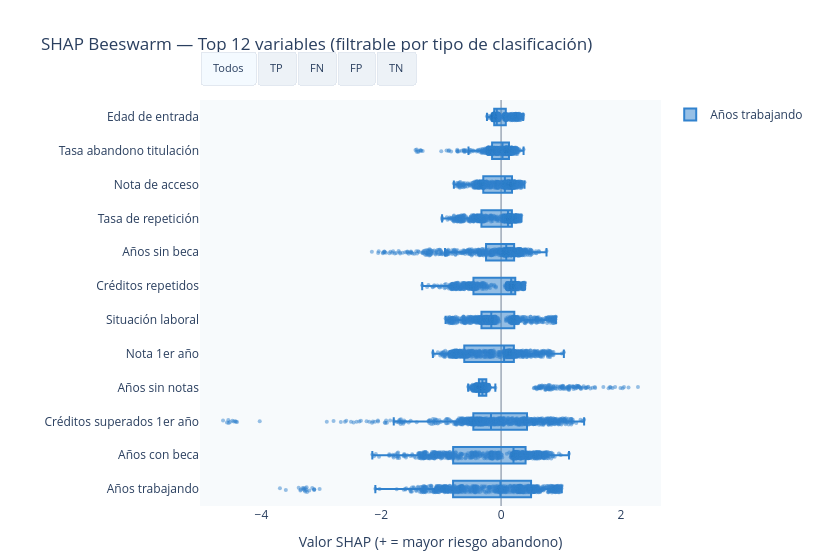

This figure's notebook cell:
### Code cell
# ============================================================
# CELDA 5: GRÁFICO 2 — BEESWARM FILTRABLE POR TIPO
# Cada punto = un alumno. Eje X = valor SHAP.
# Botones para filtrar por TP / FN / FP / TN / Todos.
# Muestra de 800 obs para no saturar el HTML.
# ============================================================
imp_media  = np.abs(shap_matrix).mean(axis=0)
top12_idx  = np.argsort(imp_media)[::-1][:12]
top12_names = [nombre_legible(feature_names[i]) for i in top12_idx]

np.random.seed(42)
sample_idx  = np.random.choice(len(X_test), min(800, len(X_test)), replace=False)

tipos_orden  = ['Todos', 'TP', 'FN', 'FP', 'TN']
colores_tipo = {'TP':'#27ae60','FN':'#e74c3c','FP':'#e67e22','TN':'#95a5a6','Todos':'#3182ce'}

traces = []
for tipo in tipos_orden:
    mask = np.ones(len(sample_idx), dtype=bool) if tipo == 'Todos' else tipo_cls[sample_idx] == tipo
    si   = sample_idx[mask]
    for j, fi in enumerate(top12_idx):
        fname = nombre_legible(feature_names[fi])
        sv    = shap_matrix[si, fi]
        traces.append(go.Box(
            x=sv, name=fname,
            orientation='h',
            marker=dict(color=colores_tipo[tipo], opacity=0.5, size=4),
            boxpoints='all', jitter=0.4, pointpos=0,
            visible=(tipo == 'Todos'),
            legendgroup=tipo,
            showlegend=(j==0),
            hovertemplate=f'<b>{fname}</b><br>SHAP: %{{x:.4f}}<extra>{tipo}</extra>',
        ))

n_feat  = len(top12_idx)
n_tipos = len(tipos_orden)
buttons = []
for ti, tipo in enumerate(tipos_orden):
    vis = [False] * (n_feat * n_tipos)
    for j in range(n_feat):
        vis[ti * n_feat + j] = True
    n_tipo = (tipo_cls==tipo).sum() if tipo != 'Todos' else len(tipo_cls)
    buttons.append(dict(
        label=tipo, method='update',
        args=[{'visible': vis},
              {'title': f'SHAP Beeswarm — {tipo} ({n_tipo} alumnos)'}]
    ))

fig_bee = go.Figure(data=traces)
fig_bee.update_layout(
    title='SHAP Beeswarm — Top 12 variables (filtrable por tipo de clasificación)',
    xaxis=dict(title='Valor SHAP (+ = mayor riesgo abandono)',
               zeroline=True, zerolinecolor='#718096', zerolinewidth=1),
    height=560, width=820,
    plot_bgcolor='#f7fafc', paper_bgcolor='white',
    updatemenus=[dict(
        type='buttons', direction='right',
        x=0.0, y=1.12, xanchor='left',
        buttons=buttons,
        bgcolor='#edf2f7', bordercolor='#e2e8f0',
        font=dict(size=11),
    )],
    margin=dict(l=200, r=40, t=100, b=40),
)
fig_bee.show()
print('✅ Beeswarm filtrable generado.')

### Figure 1 — Plotly figure (JSON) as saved in the notebook; plotly's stock layout.template omitted (floating-point values rounded to 4 significant figures; data arrays with more than 128 entries replaced by an {"elided": "..."} marker saying what was removed)
{"data": [{"boxpoints": "all", "hovertemplate": "<b>Años trabajando</b><br>SHAP: %{x:.4f}<extra>Todos</extra>", "jitter": 0.4, "legendgroup": "Todos", "marker": {"color": "#3182ce", "opacity": 0.5, "size": 4}, "name": "Años trabajando", "orientation": "h", "pointpos": 0, "showlegend": true, "type": "box", "visible": true, "x": {"elided": "800 float values"}}, {"boxpoints": "all", "hovertemplate": "<b>Años con beca</b><br>SHAP: %{x:.4f}<extra>Todos</extra>", "jitter": 0.4, "legendgroup": "Todos", "marker": {"color": "#3182ce", "opacity": 0.5, "size": 4}, "name": "Años con beca", "orientation": "h", "pointpos": 0, "showlegend": false, "type": "box", "visible": true, "x": {"elided": "800 float values"}}, {"boxpoints": "all", "hovertemplate": "<b>Créditos superados 1er año</b><br>SHAP: %{x:.4f}<extra>Todos</extra>", "jitter": 0.4, "legendgroup": "Todos", "marker": {"color": "#3182ce", "opacity": 0.5, "size": 4}, "name": "Créditos superados 1er año", "orientation": "h", "pointpos": 0, "showlegend": false, "type": "box", "visible": true, "x": {"elided": "800 float values"}}, {"boxpoints": "all", "hovertemplate": "<b>Años sin notas</b><br>SHAP: %{x:.4f}<extra>Todos</extra>", "jitter": 0.4, "legendgroup": "Todos", "marker": {"color": "#3182ce", "opacity": 0.5, "size": 4}, "name": "Años sin notas", "orientation": "h", "pointpos": 0, "showlegend": false, "type": "box", "visible": true, "x": {"elided": "800 float values"}}, {"boxpoints": "all", "hovertemplate": "<b>Nota 1er año</b><br>SHAP: %{x:.4f}<extra>Todos</extra>", "jitter": 0.4, "legendgroup": "Todos", "marker": {"color": "#3182ce", "opacity": 0.5, "size": 4}, "name": "Nota 1er año", "orientation": "h", "pointpos": 0, "showlegend": false, "type": "box", "visible": true, "x": {"elided": "800 float values"}}, {"boxpoints": "all", "hovertemplate": "<b>Situación laboral</b><br>SHAP: %{x:.4f}<extra>Todos</extra>", "jitter": 0.4, "legendgroup": "Todos", "marker": {"color": "#3182ce", "opacity": 0.5, "size": 4}, "name": "Situación laboral", "orientation": "h", "pointpos": 0, "showlegend": false, "type": "box", "visible": true, "x": {"elided": "800 float values"}}, {"boxpoints": "all", "hovertemplate": "<b>Créditos repetidos</b><br>SHAP: %{x:.4f}<extra>Todos</extra>", "jitter": 0.4, "legendgroup": "Todos", "marker": {"color": "#3182ce", "opacity": 0.5, "size": 4}, "name": "Créditos repetidos", "orientation": "h", "pointpos": 0, "showlegend": false, "type": "box", "visible": true, "x": {"elided": "800 float values"}}, {"boxpoints": "all", "hovertemplate": "<b>Años sin beca</b><br>SHAP: %{x:.4f}<extra>Todos</extra>", "jitter": 0.4, "legendgroup": "Todos", "marker": {"color": "#3182ce", "opacity": 0.5, "size": 4}, "name": "Años sin beca", "orientation": "h", "pointpos": 0, "showlegend": false, "type": "box", "visible": true, "x": {"elided": "800 float values"}}, {"boxpoints": "all", "hovertemplate": "<b>Tasa de repetición</b><br>SHAP: %{x:.4f}<extra>Todos</extra>", "jitter": 0.4, "legendgroup": "Todos", "marker": {"color": "#3182ce", "opacity": 0.5, "size": 4}, "name": "Tasa de repetición", "orientation": "h", "pointpos": 0, "showlegend": false, "type": "box", "visible": true, "x": {"elided": "800 float values"}}, {"boxpoints": "all", "hovertemplate": "<b>Nota de acceso</b><br>SHAP: %{x:.4f}<extra>Todos</extra>", "jitter": 0.4, "legendgroup": "Todos", "marker": {"color": "#3182ce", "opacity": 0.5, "size": 4}, "name": "Nota de acceso", "orientation": "h", "pointpos": 0, "showlegend": false, "type": "box", "visible": true, "x": {"elided": "800 float values"}}, {"boxpoints": "all", "hovertemplate": "<b>Tasa abandono titulación</b><br>SHAP: %{x:.4f}<extra>Todos</extra>", "jitter": 0.4, "legendgroup": "Todos", "marker": {"color": "#3182ce", "opacity": 0.5, "size": 4}, "name": "Tasa abandono titulación", "orientation": "h", "pointpos": 0, "showlegend": false, "type": "box", "visible": true, "x": {"elided": "800 float values"}}, {"boxpoints": "all", "hovertemplate": "<b>Edad de entrada</b><br>SHAP: %{x:.4f}<extra>Todos</extra>", "jitter": 0.4, "legendgroup": "Todos", "marker": {"color": "#3182ce", "opacity": 0.5, "size": 4}, "name": "Edad de entrada", "orientation": "h", "pointpos": 0, "showlegend": false, "type": "box", "visible": true, "x": {"elided": "800 float values"}}, {"boxpoints": "all", "hovertemplate": "<b>Años trabajando</b><br>SHAP: %{x:.4f}<extra>TP</extra>", "jitter": 0.4, "legendgroup": "TP", "marker": {"color": "#27ae60", "opacity": 0.5, "size": 4}, "name": "Años trabajando", "orientation": "h", "pointpos": 0, "showlegend": true, "type": "box", "visible": false, "x": {"elided": "200 float values"}}, {"boxpoints": "all", "hovertemplate": "<b>Años con beca</b><br>SHAP: %{x:.4f}<extra>TP</extra>", "jitter": 0.4, "legendgroup": "TP", "marker": {"color": "#27ae60", "opacity": 0.5, "size": 4}, "name": "Años con beca", "orientation": "h", "pointpos": 0, "showlegend": false, "type": "box", "visible": false, "x": {"elided": "200 float values"}}, {"boxpoints": "all", "hovertemplate": "<b>Créditos superados 1er año</b><br>SHAP: %{x:.4f}<extra>TP</extra>", "jitter": 0.4, "legendgroup": "TP", "marker": {"color": "#27ae60", "opacity": 0.5, "size": 4}, "name": "Créditos superados 1er año", "orientation": "h", "pointpos": 0, "showlegend": false, "type": "box", "visible": false, "x": {"elided": "200 float values"}}, {"boxpoints": "all", "hovertemplate": "<b>Años sin notas</b><br>SHAP: %{x:.4f}<extra>TP</extra>", "jitter": 0.4, "legendgroup": "TP", "marker": {"color": "#27ae60", "opacity": 0.5, "size": 4}, "name": "Años sin notas", "orientation": "h", "pointpos": 0, "showlegend": false, "type": "box", "visible": false, "x": {"elided": "200 float values"}}, {"boxpoints": "all", "hovertemplate": "<b>Nota 1er año</b><br>SHAP: %{x:.4f}<extra>TP</extra>", "jitter": 0.4, "legendgroup": "TP", "marker": {"color": "#27ae60", "opacity": 0.5, "size": 4}, "name": "Nota 1er año", "orientation": "h", "pointpos": 0, "showlegend": false, "type": "box", "visible": false, "x": {"elided": "200 float values"}}, {"boxpoints": "all", "hovertemplate": "<b>Situación laboral</b><br>SHAP: %{x:.4f}<extra>TP</extra>", "jitter": 0.4, "legendgroup": "TP", "marker": {"color": "#27ae60", "opacity": 0.5, "size": 4}, "name": "Situación laboral", "orientation": "h", "pointpos": 0, "showlegend": false, "type": "box", "visible": false, "x": {"elided": "200 float values"}}, {"boxpoints": "all", "hovertemplate": "<b>Créditos repetidos</b><br>SHAP: %{x:.4f}<extra>TP</extra>", "jitter": 0.4, "legendgroup": "TP", "marker": {"color": "#27ae60", "opacity": 0.5, "size": 4}, "name": "Créditos repetidos", "orientation": "h", "pointpos": 0, "showlegend": false, "type": "box", "visible": false, "x": {"elided": "200 float values"}}, {"boxpoints": "all", "hovertemplate": "<b>Años sin beca</b><br>SHAP: %{x:.4f}<extra>TP</extra>", "jitter": 0.4, "legendgroup": "TP", "marker": {"color": "#27ae60", "opacity": 0.5, "size": 4}, "name": "Años sin beca", "orientation": "h", "pointpos": 0, "showlegend": false, "type": "box", "visible": false, "x": {"elided": "200 float values"}}, {"boxpoints": "all", "hovertemplate": "<b>Tasa de repetición</b><br>SHAP: %{x:.4f}<extra>TP</extra>", "jitter": 0.4, "legendgroup": "TP", "marker": {"color": "#27ae60", "opacity": 0.5, "size": 4}, "name": "Tasa de repetición", "orientation": "h", "pointpos": 0, "showlegend": false, "type": "box", "visible": false, "x": {"elided": "200 float values"}}, {"boxpoints": "all", "hovertemplate": "<b>Nota de acceso</b><br>SHAP: %{x:.4f}<extra>TP</extra>", "jitter": 0.4, "legendgroup": "TP", "marker": {"color": "#27ae60", "opacity": 0.5, "size": 4}, "name": "Nota de acceso", "orientation": "h", "pointpos": 0, "showlegend": false, "type": "box", "visible": false, "x": {"elided": "200 float values"}}, {"boxpoints": "all", "hovertemplate": "<b>Tasa abandono titulación</b><br>SHAP: %{x:.4f}<extra>TP</extra>", "jitter": 0.4, "legendgroup": "TP", "marker": {"color": "#27ae60", "opacity": 0.5, "size": 4}, "name": "Tasa abandono titulación", "orientation": "h", "pointpos": 0, "showlegend": false, "type": "box", "visible": false, "x": {"elided": "200 float values"}}, {"boxpoints": "all", "hovertemplate": "<b>Edad de entrada</b><br>SHAP: %{x:.4f}<extra>TP</extra>", "jitter": 0.4, "legendgroup": "TP", "marker": {"color": "#27ae60", "opacity": 0.5, "size": 4}, "name": "Edad de entrada", "orientation": "h", "pointpos": 0, "showlegend": false, "type": "box", "visible": false, "x": {"elided": "200 float values"}}, {"boxpoints": "all", "hovertemplate": "<b>Años trabajando</b><br>SHAP: %{x:.4f}<extra>FN</extra>", "jitter": 0.4, "legendgroup": "FN", "marker": {"color": "#e74c3c", "opacity": 0.5, "size": 4}, "name": "Años trabajando", "orientation": "h", "pointpos": 0, "showlegend": true, "type": "box", "visible": false, "x": [0.002067, -0.7715, -0.3014, 0.5689, -0.5397, -1.054, 0.4043, -0.4824, -0.2525, -0.4264, 0.4653, -0.6509, -0.7098, -0.4756, -0.5172, -1.164, -0.6605, -0.3671, -0.003272, -1.488, -0.1206, -1.003, -0.5883]}, {"boxpoints": "all", "hovertemplate": "<b>Años con beca</b><br>SHAP: %{x:.4f}<extra>FN</extra>", "jitter": 0.4, "legendgroup": "FN", "marker": {"color": "#e74c3c", "opacity": 0.5, "size": 4}, "name": "Años con beca", "orientation": "h", "pointpos": 0, "showlegend": false, "type": "box", "visible": false, "x": [0.2223, 0.4938, -0.552, 0.8144, -0.8665, -0.8441, 0.5138, -0.8483, 0.3551, 0.01353, 0.3665, -0.1121, 0.54, -0.4623, 0.2583, 0.2407, -0.1342, -0.5967, 0.209, -1.151, 0.2156, -0.8543, -0.9386]}, {"boxpoints": "all", "hovertemplate": "<b>Créditos superados 1er año</b><br>SHAP: %{x:.4f}<extra>FN</extra>", "jitter": 0.4, "legendgroup": "FN", "marker": {"color": "#e74c3c", "opacity": 0.5, "size": 4}, "name": "Créditos superados 1er año", "orientation": "h", "pointpos": 0, "showlegend": false, "type": "box", "visible": false, "x": [0.1246, -0.1472, 0.2626, -1.103, 0.1893, -0.07686, -0.2268, -0.3631, -0.1813, 0.7407, -1.919, 0.5447, -0.5268, 0.9416, -0.2962, 0.1603, -0.3285, 0.01769, 0.09696, 0.2938, 0.559, 0.3047, 0.4485]}, {"boxpoints": "all", "hovertemplate": "<b>Años sin notas</b><br>SHAP: %{x:.4f}<extra>FN</extra>", "jitter": 0.4, "legendgroup": "FN", "marker": {"color": "#e74c3c", "opacity": 0.5, "size": 4}, "name": "Años sin notas", "orientation": "h", "pointpos": 0, "showlegend": false, "type": "box", "visible": false, "x": [-0.3413, -0.2794, -0.3548, -0.3147, 1.051, -0.2905, 1.227, 1.009, -0.4283, -0.255, -0.4717, -0.2509, -0.2995, -0.2915, 1.209, 1.03, -0.2883, -0.3718, -0.3618, -0.2995, -0.402, -0.279, -0.3178]}, {"boxpoints": "all", "hovertemplate": "<b>Nota 1er año</b><br>SHAP: %{x:.4f}<extra>FN</extra>", "jitter": 0.4, "legendgroup": "FN", "marker": {"color": "#e74c3c", "opacity": 0.5, "size": 4}, "name": "Nota 1er año", "orientation": "h", "pointpos": 0, "showlegend": false, "type": "box", "visible": false, "x": [-0.007381, -0.7602, 0.2836, -0.4897, 0.5049, 0.4482, 0.2157, 0.2141, 0.1128, 0.1523, 0.1339, 0.3841, -0.01622, 0.1657, -0.5277, 0.263, -0.772, -0.4682, -0.4788, 0.443, 0.3681, 0.8179, 0.4712]}, {"boxpoints": "all", "hovertemplate": "<b>Situación laboral</b><br>SHAP: %{x:.4f}<extra>FN</extra>", "jitter": 0.4, "legendgroup": "FN", "marker": {"color": "#e74c3c", "opacity": 0.5, "size": 4}, "name": "Situación laboral", "orientation": "h", "pointpos": 0, "showlegend": false, "type": "box", "visible": false, "x": [-0.6307, -0.4135, -0.1246, 0.2772, -0.2004, -0.1889, 0.2211, -0.1552, -0.2578, -0.4326, 0.3207, -0.507, -0.4323, -0.2353, -0.2039, -0.1645, -0.3378, -0.2208, -0.8352, -0.3261, -0.1615, -0.2005, -0.3102]}, {"boxpoints": "all", "hovertemplate": "<b>Créditos repetidos</b><br>SHAP: %{x:.4f}<extra>FN</extra>", "jitter": 0.4, "legendgroup": "FN", "marker": {"color": "#e74c3c", "opacity": 0.5, "size": 4}, "name": "Créditos repetidos", "orientation": "h", "pointpos": 0, "showlegend": false, "type": "box", "visible": false, "x": [0.2228, 0.1807, -0.536, 0.2231, -0.4932, 0.1871, -0.8262, 0.1436, -0.6663, 0.2474, -0.7582, 0.2512, 0.2157, -0.5596, -0.3938, -0.207, 0.1794, -0.4331, 0.184, 0.2085, -0.6775, 0.2374, -0.461]}, {"boxpoints": "all", "hovertemplate": "<b>Años sin beca</b><br>SHAP: %{x:.4f}<extra>FN</extra>", "jitter": 0.4, "legendgroup": "FN", "marker": {"color": "#e74c3c", "opacity": 0.5, "size": 4}, "name": "Años sin beca", "orientation": "h", "pointpos": 0, "showlegend": false, "type": "box", "visible": false, "x": [0.07503, 0.2273, 0.1001, -0.3296, 0.1282, 0.05604, -1.301, 0.1641, -0.9817, 0.1069, 0.2742, 0.141, -0.1331, 0.06611, -0.2917, -1.564, 0.2507, 0.009952, 0.06333, 0.001248, -1.076, 0.08598, 0.007476]}, {"boxpoints": "all", "hovertemplate": "<b>Tasa de repetición</b><br>SHAP: %{x:.4f}<extra>FN</extra>", "jitter": 0.4, "legendgroup": "FN", "marker": {"color": "#e74c3c", "opacity": 0.5, "size": 4}, "name": "Tasa de repetición", "orientation": "h", "pointpos": 0, "showlegend": false, "type": "box", "visible": false, "x": [0.1714, 0.1109, -0.3061, 0.1408, -0.4055, 0.1394, -0.8182, 0.1028, -0.555, 0.158, -0.5019, 0.1829, 0.1539, -0.4797, -0.3164, -0.1465, 0.1178, -0.3414, 0.1371, 0.1464, -0.3601, 0.1758, -0.3828]}, {"boxpoints": "all", "hovertemplate": "<b>Nota de acceso</b><br>SHAP: %{x:.4f}<extra>FN</extra>", "jitter": 0.4, "legendgroup": "FN", "marker": {"color": "#e74c3c", "opacity": 0.5, "size": 4}, "name": "Nota de acceso", "orientation": "h", "pointpos": 0, "showlegend": false, "type": "box", "visible": false, "x": [-0.041, -0.3209, 0.2109, 0.1312, 0.1541, -0.08967, 0.145, -0.3194, 0.181, -0.3404, 0.06648, -0.312, 0.1943, 0.1904, 0.1915, 0.09825, -0.3447, -0.3292, -0.6495, 0.2162, 0.1215, -0.04768, 0.1866]}, {"boxpoints": "all", "hovertemplate": "<b>Tasa abandono titulación</b><br>SHAP: %{x:.4f}<extra>FN</extra>", "jitter": 0.4, "legendgroup": "FN", "marker": {"color": "#e74c3c", "opacity": 0.5, "size": 4}, "name": "Tasa abandono titulación", "orientation": "h", "pointpos": 0, "showlegend": false, "type": "box", "visible": false, "x": [-0.06434, 0.08494, 0.107, -0.1024, 0.1487, 0.195, 0.1327, 0.1217, 0.1941, 0.07848, 0.2101, 0.1533, 0.1643, 0.0865, -0.1631, -0.03919, 0.08217, 0.1036, -0.176, 0.1519, -0.02338, 0.02839, 0.1422]}, {"boxpoints": "all", "hovertemplate": "<b>Edad de entrada</b><br>SHAP: %{x:.4f}<extra>FN</extra>", "jitter": 0.4, "legendgroup": "FN", "marker": {"color": "#e74c3c", "opacity": 0.5, "size": 4}, "name": "Edad de entrada", "orientation": "h", "pointpos": 0, "showlegend": false, "type": "box", "visible": false, "x": [-0.1008, -0.1026, -0.1219, 0.1171, -0.1276, -0.1161, -0.1467, -0.1377, -0.1117, -0.06212, 0.2087, -0.1096, -0.06367, -0.04201, -0.05752, -0.0614, -0.05693, -0.0339, -0.0702, -0.1201, 0.07348, -0.1203, -0.03515]}, {"boxpoints": "all", "hovertemplate": "<b>Años trabajando</b><br>SHAP: %{x:.4f}<extra>FP</extra>", "jitter": 0.4, "legendgroup": "FP", "marker": {"color": "#e67e22", "opacity": 0.5, "size": 4}, "name": "Años trabajando", "orientation": "h", "pointpos": 0, "showlegend": true, "type": "box", "visible": false, "x": [0.6909, -0.9818, 0.2761, -0.7127, -1.124, 0.5971, 0.05779, 0.2148, -0.2767, 0.1506, 0.5988, -0.7054, -0.7447, 0.09192, 0.04178, 0.0741, 0.4231, 0.5033, 0.09539, -0.3971, -0.7469, 0.1501, -0.6789, -0.8179, 0.555, 0.096, 0.6192, 0.08148, 0.8524, 0.05896, 0.4301, -0.1947, 0.7194, 0.6941, -0.6654, 0.02316, 0.3231, 0.4763, 0.2099, 0.1078, 0.2099, 0.4646, 0.4695, 0.1097, -0.3132, 0.03343]}, {"boxpoints": "all", "hovertemplate": "<b>Años con beca</b><br>SHAP: %{x:.4f}<extra>FP</extra>", "jitter": 0.4, "legendgroup": "FP", "marker": {"color": "#e67e22", "opacity": 0.5, "size": 4}, "name": "Años con beca", "orientation": "h", "pointpos": 0, "showlegend": false, "type": "box", "visible": false, "x": [0.4602, -0.09142, 0.3938, -0.1976, 0.3774, 0.7054, 0.2251, 0.175, -0.06137, 0.346, 0.7116, 0.3261, 0.3891, 0.5338, 0.2345, 0.2114, 0.4855, 0.3691, 0.2183, 0.3756, -0.04908, 0.1915, 0.4305, -0.8977, 0.7488, 0.2034, 0.7974, 0.2333, -0.4643, 0.2154, 0.2938, -0.4402, -1.363, 0.4382, 0.4848, 0.2513, -1.624, 0.5574, 0.3347, 0.2458, 0.1943, -0.66, 0.332, 0.22, -0.7613, 0.2033]}, {"boxpoints": "all", "hovertemplate": "<b>Créditos superados 1er año</b><br>SHAP: %{x:.4f}<extra>FP</extra>", "jitter": 0.4, "legendgroup": "FP", "marker": {"color": "#e67e22", "opacity": 0.5, "size": 4}, "name": "Créditos superados 1er año", "orientation": "h", "pointpos": 0, "showlegend": false, "type": "box", "visible": false, "x": [-0.559, 0.8052, 0.5717, -0.1239, 0.5432, -0.7319, 0.1095, 0.4514, 0.7577, 0.3687, -0.9198, 0.3366, -0.008253, 0.3456, 0.2173, 0.1253, -2.796, 0.4251, 0.5568, 0.9057, 0.8679, 0.2699, 0.5359, 0.5163, 0.9111, 0.4716, 0.05806, 0.3038, 0.7536, 0.1018, -1.074, 0.25, 0.3045, -1.21, 0.6014, 0.114, -0.2895, -1.688, 0.4563, 0.1985, 0.5585, 0.54, -0.2654, 0.2099, 0.2291, 0.01944]}, {"boxpoints": "all", "hovertemplate": "<b>Años sin notas</b><br>SHAP: %{x:.4f}<extra>FP</extra>", "jitter": 0.4, "legendgroup": "FP", "marker": {"color": "#e67e22", "opacity": 0.5, "size": 4}, "name": "Años sin notas", "orientation": "h", "pointpos": 0, "showlegend": false, "type": "box", "visible": false, "x": [-0.3376, -0.2244, -0.3093, 0.8245, -0.2677, -0.3558, -0.2992, 0.8011, 0.6795, 0.7413, -0.3864, -0.2588, -0.2762, -0.3333, -0.3327, -0.305, 2.051, 0.9879, -0.3329, -0.09556, -0.1867, 0.8177, -0.259, 1.272, -0.212, -0.2468, -0.2491, -0.283, 0.7645, -0.3061, 1.817, 0.9088, -0.2884, -0.2834, -0.2741, -0.2414, 1.26, 1.356, 0.7294, -0.2938, 0.7917, 1.137, 1.445, -0.2639, 1.037, -0.2915]}, {"boxpoints": "all", "hovertemplate": "<b>Nota 1er año</b><br>SHAP: %{x:.4f}<extra>FP</extra>", "jitter": 0.4, "legendgroup": "FP", "marker": {"color": "#e67e22", "opacity": 0.5, "size": 4}, "name": "Nota 1er año", "orientation": "h", "pointpos": 0, "showlegend": false, "type": "box", "visible": false, "x": [-0.2532, 0.6922, -0.7505, 0.1584, 0.5623, -0.8692, 0.7509, 0.05786, 0.7008, 0.03902, 0.4001, 0.3101, 0.1998, -0.2887, -0.03538, 0.2039, 0.5579, -0.2175, -0.7529, 0.7119, 0.2319, 0.09254, 0.1087, 0.4221, -0.7083, 0.7933, 0.8047, 0.2656, 0.5923, 0.4472, 0.1381, 0.1063, 0.1117, 0.1168, 0.3882, 1.048, 0.1492, 0.5965, 0.04765, 0.119, 0.03977, 0.1967, 0.3426, 0.8748, 0.2962, 0.7505]}, {"boxpoints": "all", "hovertemplate": "<b>Situación laboral</b><br>SHAP: %{x:.4f}<extra>FP</extra>", "jitter": 0.4, "legendgroup": "FP", "marker": {"color": "#e67e22", "opacity": 0.5, "size": 4}, "name": "Situación laboral", "orientation": "h", "pointpos": 0, "showlegend": false, "type": "box", "visible": false, "x": [0.3281, -0.4232, -0.421, -0.3836, -0.5311, 0.3134, -0.8192, -0.7341, -0.547, -0.6528, 0.3143, -0.3014, -0.2711, -0.5707, -0.6047, -0.7804, 0.1321, 0.1401, -0.824, -0.5514, -0.3807, -0.7165, -0.538, -0.2685, -0.4756, -0.6373, -0.2199, -0.8057, 0.4227, -0.7833, 0.1828, -0.04648, 0.4132, -0.2162, -0.4761, -0.6058, 0.1477, 0.2322, -0.5272, -0.8166, -0.7871, -0.02955, 0.08527, -0.8423, -0.1187, -0.8485]}, {"boxpoints": "all", "hovertemplate": "<b>Créditos repetidos</b><br>SHAP: %{x:.4f}<extra>FP</extra>", "jitter": 0.4, "legendgroup": "FP", "marker": {"color": "#e67e22", "opacity": 0.5, "size": 4}, "name": "Créditos repetidos", "orientation": "h", "pointpos": 0, "showlegend": false, "type": "box", "visible": false, "x": [0.2501, 0.2652, 0.2301, 0.1581, 0.2676, 0.251, 0.2427, 0.1688, 0.174, 0.1641, 0.2301, 0.2613, 0.2197, 0.2361, 0.2296, 0.2467, -0.6108, -0.9309, 0.2264, 0.3204, 0.2299, 0.1619, 0.268, 0.2498, 0.245, 0.2769, 0.2765, 0.2579, 0.2952, 0.2318, -0.5023, -0.2719, 0.3412, 0.2472, 0.2443, 0.2523, -0.441, -0.6122, 0.1629, 0.2482, 0.1749, -0.2501, -0.4587, 0.2573, -0.3616, 0.2547]}, {"boxpoints": "all", "hovertemplate": "<b>Años sin beca</b><br>SHAP: %{x:.4f}<extra>FP</extra>", "jitter": 0.4, "legendgroup": "FP", "marker": {"color": "#e67e22", "opacity": 0.5, "size": 4}, "name": "Años sin beca", "orientation": "h", "pointpos": 0, "showlegend": false, "type": "box", "visible": false, "x": [0.3928, 0.171, 0.2541, 0.0642, -0.3048, -0.9114, 0.0594, 0.1056, 0.09393, 0.2161, -0.9162, 0.2039, 0.2077, 0.1605, 0.1208, 0.04351, -0.4337, -0.9703, 0.1178, 0.08051, 0.1794, 0.05938, -0.05765, 0.07973, 0.3199, 0.1171, 0.3471, 0.0754, 0.2122, 0.07137, -1.155, -0.466, 0.3187, 0.4472, -0.05095, 0.04226, 0.195, -0.5212, 0.1646, 0.07975, 0.08597, -0.1235, -1.923, 0.1207, -0.05776, 0.03003]}, {"boxpoints": "all", "hovertemplate": "<b>Tasa de repetición</b><br>SHAP: %{x:.4f}<extra>FP</extra>", "jitter": 0.4, "legendgroup": "FP", "marker": {"color": "#e67e22", "opacity": 0.5, "size": 4}, "name": "Tasa de repetición", "orientation": "h", "pointpos": 0, "showlegend": false, "type": "box", "visible": false, "x": [0.2384, 0.1743, 0.1933, 0.1323, 0.1997, 0.2381, 0.1762, 0.1555, 0.117, 0.1421, 0.2522, 0.1923, 0.1698, 0.1879, 0.1775, 0.1766, -0.4408, -0.6502, 0.1764, 0.2044, 0.1398, 0.1366, 0.2047, 0.2013, 0.2468, 0.2105, 0.2427, 0.1888, 0.2411, 0.1762, -0.3352, -0.08075, 0.268, 0.2072, 0.1954, 0.1664, -0.4647, -0.4008, 0.1369, 0.183, 0.1535, -0.284, -0.4405, 0.1989, -0.169, 0.181]}, {"boxpoints": "all", "hovertemplate": "<b>Nota de acceso</b><br>SHAP: %{x:.4f}<extra>FP</extra>", "jitter": 0.4, "legendgroup": "FP", "marker": {"color": "#e67e22", "opacity": 0.5, "size": 4}, "name": "Nota de acceso", "orientation": "h", "pointpos": 0, "showlegend": false, "type": "box", "visible": false, "x": [0.03777, 0.2133, 0.2342, 0.137, 0.1908, 0.2165, -0.1513, 0.2265, -0.2794, 0.2182, 0.02433, 0.1252, 0.1957, 0.3294, 0.3452, 0.3002, -0.000185, 0.09603, 0.369, 0.06078, -0.2702, 0.2178, 0.2067, 0.0572, -0.1792, 0.3245, 0.02761, 0.33, 0.1911, -0.1595, 0.09485, 0.1551, 0.2076, 0.07625, -0.1264, 0.3341, 0.1033, 0.1103, 0.2192, 0.3438, 0.2424, 0.1193, 0.1291, -0.2419, 0.09378, -0.1755]}, {"boxpoints": "all", "hovertemplate": "<b>Tasa abandono titulación</b><br>SHAP: %{x:.4f}<extra>FP</extra>", "jitter": 0.4, "legendgroup": "FP", "marker": {"color": "#e67e22", "opacity": 0.5, "size": 4}, "name": "Tasa abandono titulación", "orientation": "h", "pointpos": 0, "showlegend": false, "type": "box", "visible": false, "x": [0.112, -0.06089, 0.109, 0.07657, 0.1307, 0.2548, 0.02534, 0.02162, 0.0532, 0.04836, -0.2688, 0.1295, 0.1056, -0.05517, -0.06605, 0.1591, 0.1594, 0.06607, 0.1639, 0.103, 0.09396, 0.1053, 0.09112, 0.05283, -0.834, 0.113, -0.06678, 0.1525, 0.1153, 0.1298, 0.1376, -0.05751, 0.184, 0.2358, -0.05427, 0.07739, 0.2065, 0.2096, 0.1378, 0.1415, 0.1427, 0.02746, 0.02878, 0.1859, 0.04513, 0.159]}, {"boxpoints": "all", "hovertemplate": "<b>Edad de entrada</b><br>SHAP: %{x:.4f}<extra>FP</extra>", "jitter": 0.4, "legendgroup": "FP", "marker": {"color": "#e67e22", "opacity": 0.5, "size": 4}, "name": "Edad de entrada", "orientation": "h", "pointpos": 0, "showlegend": false, "type": "box", "visible": false, "x": [0.1373, -0.1296, -0.1057, -0.04704, -0.04437, 0.1172, -0.06066, -0.07429, -0.05339, -0.04446, -0.08228, -0.05416, -0.07192, 0.2345, -0.1043, -0.05474, 0.132, 0.2448, -0.07038, -0.02972, -0.1224, -0.04594, -0.1203, -0.1364, 0.175, 0.2734, 0.2651, -0.05398, 0.09956, 0.2151, 0.3374, 0.1847, 0.2525, 0.09271, -0.1037, 0.2942, 0.3053, 0.2556, -0.05383, -0.0996, -0.0663, -0.04438, 0.267, -0.08428, -0.124, -0.04939]}, {"boxpoints": "all", "hovertemplate": "<b>Años trabajando</b><br>SHAP: %{x:.4f}<extra>TN</extra>", "jitter": 0.4, "legendgroup": "TN", "marker": {"color": "#95a5a6", "opacity": 0.5, "size": 4}, "name": "Años trabajando", "orientation": "h", "pointpos": 0, "showlegend": true, "type": "box", "visible": false, "x": {"elided": "531 float values"}}, {"boxpoints": "all", "hovertemplate": "<b>Años con beca</b><br>SHAP: %{x:.4f}<extra>TN</extra>", "jitter": 0.4, "legendgroup": "TN", "marker": {"color": "#95a5a6", "opacity": 0.5, "size": 4}, "name": "Años con beca", "orientation": "h", "pointpos": 0, "showlegend": false, "type": "box", "visible": false, "x": {"elided": "531 float values"}}, {"boxpoints": "all", "hovertemplate": "<b>Créditos superados 1er año</b><br>SHAP: %{x:.4f}<extra>TN</extra>", "jitter": 0.4, "legendgroup": "TN", "marker": {"color": "#95a5a6", "opacity": 0.5, "size": 4}, "name": "Créditos superados 1er año", "orientation": "h", "pointpos": 0, "showlegend": false, "type": "box", "visible": false, "x": {"elided": "531 float values"}}, {"boxpoints": "all", "hovertemplate": "<b>Años sin notas</b><br>SHAP: %{x:.4f}<extra>TN</extra>", "jitter": 0.4, "legendgroup": "TN", "marker": {"color": "#95a5a6", "opacity": 0.5, "size": 4}, "name": "Años sin notas", "orientation": "h", "pointpos": 0, "showlegend": false, "type": "box", "visible": false, "x": {"elided": "531 float values"}}, {"boxpoints": "all", "hovertemplate": "<b>Nota 1er año</b><br>SHAP: %{x:.4f}<extra>TN</extra>", "jitter": 0.4, "legendgroup": "TN", "marker": {"color": "#95a5a6", "opacity": 0.5, "size": 4}, "name": "Nota 1er año", "orientation": "h", "pointpos": 0, "showlegend": false, "type": "box", "visible": false, "x": {"elided": "531 float values"}}, {"boxpoints": "all", "hovertemplate": "<b>Situación laboral</b><br>SHAP: %{x:.4f}<extra>TN</extra>", "jitter": 0.4, "legendgroup": "TN", "marker": {"color": "#95a5a6", "opacity": 0.5, "size": 4}, "name": "Situación laboral", "orientation": "h", "pointpos": 0, "showlegend": false, "type": "box", "visible": false, "x": {"elided": "531 float values"}}, {"boxpoints": "all", "hovertemplate": "<b>Créditos repetidos</b><br>SHAP: %{x:.4f}<extra>TN</extra>", "jitter": 0.4, "legendgroup": "TN", "marker": {"color": "#95a5a6", "opacity": 0.5, "size": 4}, "name": "Créditos repetidos", "orientation": "h", "pointpos": 0, "showlegend": false, "type": "box", "visible": false, "x": {"elided": "531 float values"}}, {"boxpoints": "all", "hovertemplate": "<b>Años sin beca</b><br>SHAP: %{x:.4f}<extra>TN</extra>", "jitter": 0.4, "legendgroup": "TN", "marker": {"color": "#95a5a6", "opacity": 0.5, "size": 4}, "name": "Años sin beca", "orientation": "h", "pointpos": 0, "showlegend": false, "type": "box", "visible": false, "x": {"elided": "531 float values"}}, {"boxpoints": "all", "hovertemplate": "<b>Tasa de repetición</b><br>SHAP: %{x:.4f}<extra>TN</extra>", "jitter": 0.4, "legendgroup": "TN", "marker": {"color": "#95a5a6", "opacity": 0.5, "size": 4}, "name": "Tasa de repetición", "orientation": "h", "pointpos": 0, "showlegend": false, "type": "box", "visible": false, "x": {"elided": "531 float values"}}, {"boxpoints": "all", "hovertemplate": "<b>Nota de acceso</b><br>SHAP: %{x:.4f}<extra>TN</extra>", "jitter": 0.4, "legendgroup": "TN", "marker": {"color": "#95a5a6", "opacity": 0.5, "size": 4}, "name": "Nota de acceso", "orientation": "h", "pointpos": 0, "showlegend": false, "type": "box", "visible": false, "x": {"elided": "531 float values"}}, {"boxpoints": "all", "hovertemplate": "<b>Tasa abandono titulación</b><br>SHAP: %{x:.4f}<extra>TN</extra>", "jitter": 0.4, "legendgroup": "TN", "marker": {"color": "#95a5a6", "opacity": 0.5, "size": 4}, "name": "Tasa abandono titulación", "orientation": "h", "pointpos": 0, "showlegend": false, "type": "box", "visible": false, "x": {"elided": "531 float values"}}, {"boxpoints": "all", "hovertemplate": "<b>Edad de entrada</b><br>SHAP: %{x:.4f}<extra>TN</extra>", "jitter": 0.4, "legendgroup": "TN", "marker": {"color": "#95a5a6", "opacity": 0.5, "size": 4}, "name": "Edad de entrada", "orientation": "h", "pointpos": 0, "showlegend": false, "type": "box", "visible": false, "x": {"elided": "531 float values"}}], "layout": {"height": 560, "margin": {"b": 40, "l": 200, "r": 40, "t": 100}, "paper_bgcolor": "white", "plot_bgcolor": "#f7fafc", "title": {"text": "SHAP Beeswarm — Top 12 variables (filtrable por tipo de clasificación)"}, "updatemenus": [{"bgcolor": "#edf2f7", "bordercolor": "#e2e8f0", "buttons": [{"args": [{"visible": [true, true, true, true, true, true, true, true, true, true, true, true, false, false, false, false, false, false, false, false, false, false, false, false, false, false, false, false, false, false, false, false, false, false, false, false, false, false, false, false, false, false, false, false, false, false, false, false, false, false, false, false, false, false, false, false, false, false, false, false]}, {"title": "SHAP Beeswarm — Todos (6725 alumnos)"}], "label": "Todos", "method": "update"}, {"args": [{"visible": [false, false, false, false, false, false, false, false, false, false, false, false, true, true, true, true, true, true, true, true, true, true, true, true, false, false, false, false, false, false, false, false, false, false, false, false, false, false, false, false, false, false, false, false, false, false, false, false, false, false, false, false, false, false, false, false, false, false, false, false]}, {"title": "SHAP Beeswarm — TP (1719 alumnos)"}], "label": "TP", "method": "update"}, {"args": [{"visible": [false, false, false, false, false, false, false, false, false, false, false, false, false, false, false, false, false, false, false, false, false, false, false, false, true, true, true, true, true, true, true, true, true, true, true, true, false, false, false, false, false, false, false, false, false, false, false, false, false, false, false, false, false, false, false, false, false, false, false, false]}, {"title": "SHAP Beeswarm — FN (248 alumnos)"}], "label": "FN", "method": "update"}, {"args": [{"visible": [false, false, false, false, false, false, false, false, false, false, false, false, false, false, false, false, false, false, false, false, false, false, false, false, false, false, false, false, false, false, false, false, false, false, false, false, true, true, true, true, true, true, true, true, true, true, true, true, false, false, false, false, false, false, false, false, false, false, false, false]}, {"title": "SHAP Beeswarm — FP (513 alumnos)"}], "label": "FP", "method": "update"}, {"args": [{"visible": [false, false, false, false, false, false, false, false, false, false, false, false, false, false, false, false, false, false, false, false, false, false, false, false, false, false, false, false, false, false, false, false, false, false, false, false, false, false, false, false, false, false, false, false, false, false, false, false, true, true, true, true, true, true, true, true, true, true, true, true]}, {"title": "SHAP Beeswarm — TN (4245 alumnos)"}], "label": "TN", "method": "update"}], "direction": "right", "font": {"size": 11}, "type": "buttons", "x": 0, "xanchor": "left", "y": 1.12}], "width": 820, "xaxis": {"title": {"text": "Valor SHAP (+ = mayor riesgo abandono)"}, "zeroline": true, "zerolinecolor": "#718096", "zerolinewidth": 1}}}
